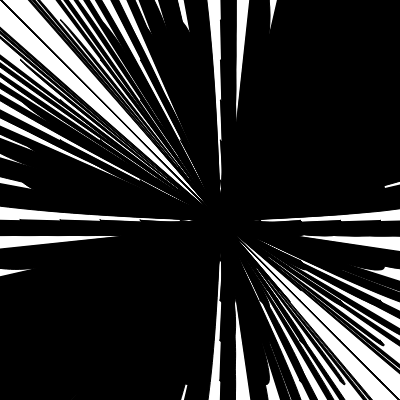
Frame 1 (no input)
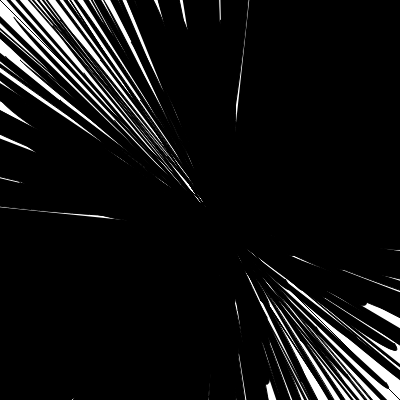
Frame 60 (no input)
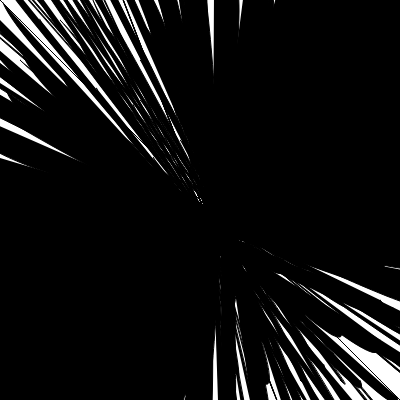
Frame 120 (the mouse pressed at the canvas centre since frame 60)

The p5.js sketch that drew these frames (run headless with seeded random() and noise() and a simulated clock; from frame 60 on, the mouse is pressed at the canvas centre):

// p5.js sketch
// ── sketch.js

function setup() {
  createCanvas(400, 400);
  //createLoop({duration:3, gif: {download: true}});
}

function draw() {
  background(255);

  pattern(0);
  pattern(frameCount/5);
}

function pattern(angle) {
  push();                   // make a copy of the current drawing "settings" (transformations etc)
  fill(0);
  translate(200, 200);      // step 1: move the coordinate origin
  rotate(radians(angle));   // step 2: rotate the coordinate grid
  for (var x=-300; x < 300; x=x+40) {
    for (var y=-300; y < 300; y=y+40) {
      bezier(x, y, x+50, y+50, -x,-y, 25, 25);    // step 3: draw
    }
  }
  pop();                    // restore the drawing settings (so that changes between push and pop don't affect anything afterwards)
}
